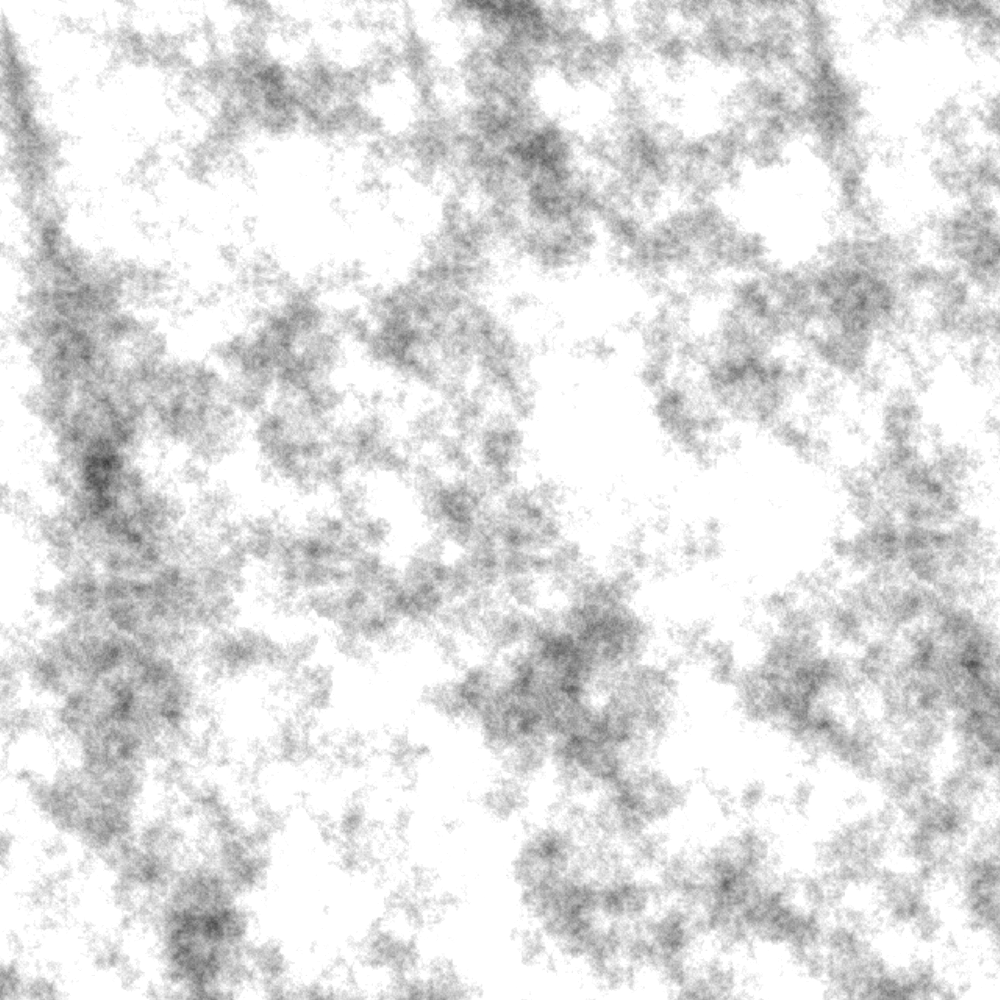
Frame 1 (no input)
Frame 60 (the mouse pressed at the canvas centre just before this capture): identical to frame 1, image omitted
Frame 120 (the mouse held since frame 60 and released just before this capture): identical to frame 1, image omitted

The Processing sketch that drew this single still picture (run headless with seeded random() and noise(); from frame 60 on, the mouse is pressed at the canvas centre):

// Processing sketch: RandomTerrainGenerator
// ── RandomTerrainGenerator.pde
PVector[][] terrainMap;
 
void setup()
{
  size(1000,1000);

  generateMap(.001,.001);
}

void draw()
{
 background(125); 
 noStroke();
 for(int i=0; i<width; i++)
 {
    for(int j=0; j<height; j++)
    {
      PVector colorNum = terrainMap[i][j];
      color c= color(colorNum.x,colorNum.y,colorNum.z);
      set(i,j,c);
    }
 }
}

void generateMap(float x, float y)
{
  terrainMap= new PVector[width][height];
  noiseSeed((long)random(1000));
  noiseDetail((int)random(7,10), random(0,0.8));
  float xOff=x;
  float yOff=y;
  
 for(int i=0; i<width; i++)
 {
    yOff=y;
    for(int j=0; j<height; j++)
    {
      float noiseVal=noise(xOff, yOff)*255;
      //print(noiseVal+" ");
      if(noiseVal>255) noiseVal=255;
      if(noiseVal<0) noiseVal=0;
      //terrainMap[i][j]=new PVector(noiseVal,100,100);
       terrainMap[i][j]=new PVector(noiseVal,noiseVal, noiseVal);
      yOff=yOff+0.01;
    }
    xOff=xOff+.01;
 }
 println("Map Generated");
 
  
}

void keyPressed()
{
 generateMap(.001,.001); 
}
